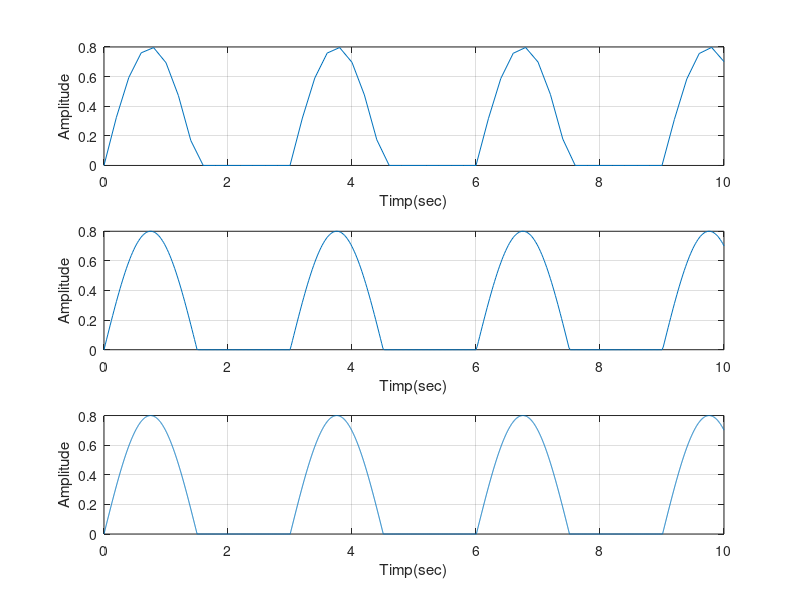

This chart was generated by the following MATLAB code:
T1=0:0.2:10;
S1=0.8*sin(2*pi*0.333*T1);
for i=1:1:length(S1);      
    if S1(i)<0;
        S1(i)=0;
    end
end
subplot(3,1,1)
plot(T1,S1),grid
xlabel('Timp(sec)')
ylabel('Amplitude')

T2=0:0.02:10;
S2=0.8*sin(2*pi*0.333*T2);
for i=1:1:length(S2);
    if S2(i)<0;
        S2(i)=0;
    end
end
subplot(3,1,2)
plot(T2,S2),grid
xlabel('Timp(sec)')
ylabel('Amplitude')


T3=0:0.002:10;
S3=0.8*sin(2*pi*0.333*T3);
for i=1:1:length(S3);
    if S3(i)<0;
        S3(i)=0;
    end
end
subplot(3,1,3)
plot(T3,S3),grid
xlabel('Timp(sec)')
ylabel('Amplitude')
